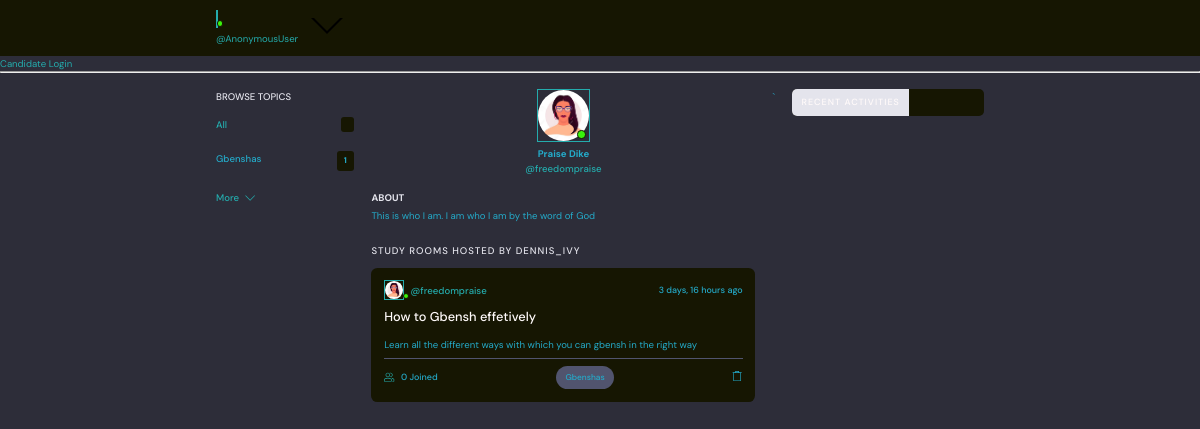
Page /profile/1/ on the committed database.
### chatapp/models.py (models this page shows)
class Topic(models.Model):
    name=models.CharField(max_length=100)
    def __str__(self):
        return self.name

class User(AbstractUser):
    name=models.CharField(max_length=200, null=True)
    email=models.EmailField(unique=True)
    bio = models.TextField(null=True, blank = True)
    avatar = models.ImageField(null=True, blank = True)
    username = models.CharField(max_length=100, unique=True)
    USERNAME_FIELD = 'username'
    EMAIL_FIELD = 'email'
    REQUIRED_FIELDS = []

class Room(models.Model):
    host=models.ForeignKey(User, on_delete=models.SET_NULL, null=True)
    topic=models.ForeignKey(Topic, on_delete=models.SET_NULL,null=True)
    name = models.CharField(max_length=200)
    description=models.TextField(null=True,blank=True)
    participants=models.ManyToManyField(User,related_name='participants',blank=True)# a many-to-many relationship
    updated=models.DateTimeField(auto_now=True) #will take a time stamp when the model is updated
    created=models.DateTimeField(auto_now_add=True) #auto_now_add only takes the first time. It does not update
    def __str__(self):
        return self.name
    class Meta:
        ordering=['-updated','-created']

### chatapp/views.py (the view)
# urls.py: path('profile/<str:pk>/',views.user_profile,name='profile'),
def user_profile(request,pk):
    user=User.objects.get(id=pk)
    room_messages=user.message_set.all()
    rooms=user.room_set.all()
    topics=Topic.objects.all()
    context={'user':user,'rooms':rooms,'topics':topics,'room_messages':room_messages,}
    return render(request,'chatapp/profile.html',context)

### chatapp/templates/chatapp/profile.html (shortened to what this page needs)
{% extends 'main.html' %}
{% block content %}
  <main class="profile-page layout layout--3">
    <div class="container">
      {% include 'chatapp/topics.html' %}
      <div class="roomList">
        <div class="profile">
          <div class="profile__avatar">
            <div class="avatar avatar--large active">
              <img src="{{user.avatar.url}}" />
            </div>
          </div>
          <div class="profile__info">
            <h2>{{user.name}}</h2>
            <p>@{{user.username}}</p>
          </div>
          <div class="profile__about">
            <h3>About</h3>
            <p>
              {{user.bio}}
            </p>
          </div>
        </div>
        <div class="roomList__header">
          <div>
            <h2>Study Rooms Hosted by dennis_ivy</a>
            </h2>
          </div>
        </div>
        {% for room in rooms %}
        <div class="roomListRoom">
          <div class="roomListRoom__header">
            <a href="{% url 'profile' room.host.id %}" class="roomListRoom__author">
              <div class="avatar avatar--small active">
                <img src="{{room.host.avatar.url}}" />
              </div>
              <span>@{{room.host}}</span>
            </a>
            <div class="roomListRoom__actions">
              <span>{{room.created|timesince}} ago</span>
            </div>
          </div>
          <div class="roomListRoom__content">
            <a href="{% url 'room' room.id %}">{{room}}</a>
            <p>
              {{room.description}}
            </p>
          </div>
          <div class="roomListRoom__meta">
            <a class="roomListRoom__joined">
              {{room.participants.count}} Joined
            </a>
            <p class="roomListRoom__topic">{{room.topic}}</p>
            <div class="roomListRoom__actions">
              <a href="{% url 'delete-room' room.id %}">
              </a>
            </div>
          </div>
        </div>
        {% endfor %}
      </div>
`
     {% include 'chatapp/feeds.html' %}
    </div>
  </main>
</body>
{% endblock %}

### templates/main.html (shortened to what this page needs)
<!DOCTYPE html>
{% load static %}
<html lang="en">
  <head>
    <link rel="stylesheet" href="{% static 'styles/style.css' %}" />
    {% include 'navbar.html' %}
{% block content %}
{% endblock %}
  </head>
  <body>

### templates/navbar.html (shortened to what this page needs)
<header class="header header--loggedIn">
    <div class="container">
        <div class="header__user">
          <a href="{% url 'profile' request.user.id %}">
            <div class="avatar avatar--medium active">
            </div>
            <p>{{request.user.name}} <span>@{{request.user}}</span></p>
          </a>
          <button class="dropdown-button">
            <svg version="1.1" xmlns="http://www.w3.org/2000/svg" width="32" height="32" viewBox="0 0 32 32">
              <title>chevron-down</title>
              <path d="M16 21l-13-13h-3l16 16 16-16h-3l-13 13z"></path>
            </svg>
          </button>
        </div>
    </div>
  </header>
{% if request.user.is_authenticated %}
<a href="{% url 'logout' %}">Logout</a>
{% else %}
<a href ="{% url 'login' %}">Candidate Login</a>
{% endif %}
<hr>

### chatapp/templates/chatapp/topics.html
<div class="topics">
    <div class="topics__header">
      <h2>Browse Topics</h2>
    </div>
    <ul class="topics__list">
      <li>
        <a href="/" class="active">All <span>{{room_count}}</span></a>
      {% for topic in topics %}
      <li>
          <a href="{% url 'home'%}?q={{topic.name}}"> {{topic.name}}<span>{{topic.room_set.all.count}}</span> </a></li>
      {% endfor %}
    </ul>
    <a class="btn btn--link" href="{% url 'topics' %}">
      More
      <svg version="1.1" xmlns="http://www.w3.org/2000/svg" width="32" height="32" viewBox="0 0 32 32">
        <title>chevron-down</title>
        <path d="M16 21l-13-13h-3l16 16 16-16h-3l-13 13z"></path>
      </svg>
    </a>
  </div>

### chatapp/templates/chatapp/feeds.html (shortened to what this page needs)
<div class="activities">
    <div class="activities__header">
      <a href="{% url 'activities' %}" ><h2>Recent Activities</h2></a>
    </div>
  </div>

### rows in the picture
Topic: name "Gbenshas", room_set.all.count "1"
User: avatar (picture), name "Praise Dike", username "freedompraise", bio "This is who I am. I am who I am by the word of God"
Room: host.avatar (picture), host "freedompraise", created "3 days, 16 hours", name "How to Gbensh effetively", description "Learn all the different ways with which you can gbensh in the right way", participants.count "0", topic "Gbenshas"

### other values in the picture
{{ request.user }} "AnonymousUser"
